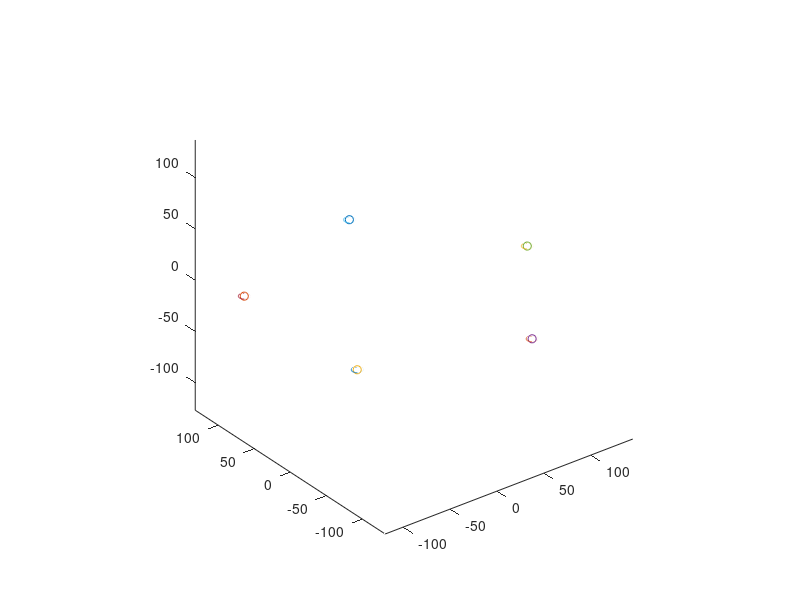

This chart was generated by the following MATLAB code:
clear
clc

e=150;
a=50;
b=150;
prompt = "height of intersection:";
z1=input(prompt);
%pointsinplane = cell(300,n);
%z1 = -150:4:150;
%for z1 = 
theta = asind(z1/b);
x = e+a*cos(theta);
y = 0;
s = 0;
prompt="number of branches";
n=input(prompt);
pointsinplane = cell(1,n);
for curvenum = 1:n
s = s + (2*pi/(n));
R1=[cos(s),-sin(s),0;sin(s),cos(s),0;0,0,1];
P2=[x;y;z1];
W=R1*P2;
pointsinplane{curvenum}=W;
end
figure;
hold on
for curvenum =1:n
    point = pointsinplane{curvenum};
    plot3(point(1, :), point(2, :), point(3, :), 'o');
end

view(3);
axis("equal");

prompt ="input radius of branch:";
r = input(prompt);
deg = 0:pi/100:2*pi;

pointsOnCircle = cell(n,1);
for curvenum =1:n
    c = pointsinplane{curvenum};
    x1 = c(1,1);
    y1 = c(2,1);
    %deg = linspace(0,pi/100,2*pi);
    u = x1 + r*cos(deg);
    v= y1 + r*sin(deg);
    w=z1+0*deg;
    pointsOnCircle{curvenum} = [u; v ; w];
end
for curvenum=1:n
   ci = pointsOnCircle(curvenum);
   xi = ci{1, 1}(1,:);
   yi = ci{1,1}(2,:);
   wi = ci{1,1}(3,:);
   plot3(xi(1, :),yi(1, :),wi);
end
 hold off